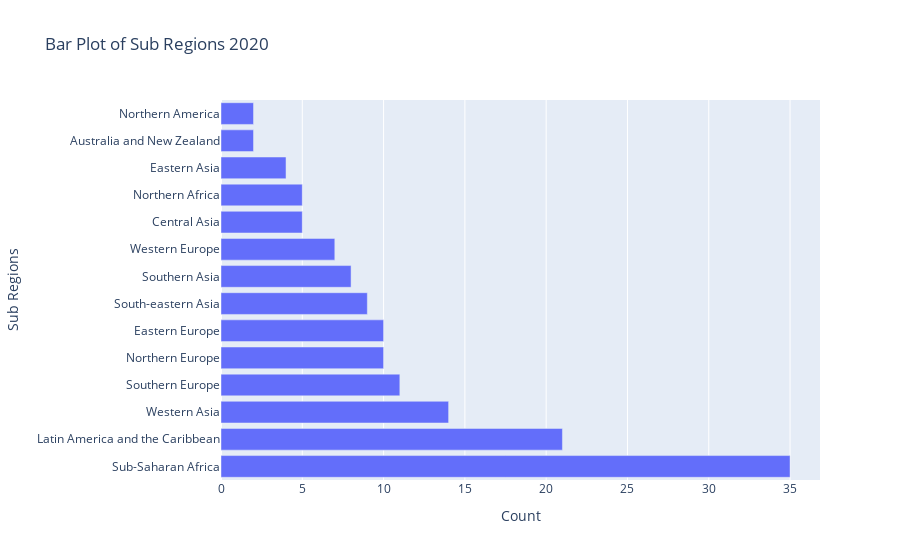

Notebook code for this chart:
### Code cell
# Calculate the value counts for each sub-region
subregion_counts = Report_2020['Sub-region'].value_counts()
# Create a horizontal bar trace
bar_trace = go.Bar(
    x=subregion_counts,
    y=subregion_counts.index,
    orientation='h')
# Create a layout
layout = go.Layout(
    title='Bar Plot of Sub Regions 2020',
    xaxis=dict(title='Count'),
    yaxis=dict(title='Sub Regions'),)

# Create a Figure object
figure = go.Figure(data=[bar_trace], layout=layout)

# Display the horizontal bar plot
figure.show()

### Figure 1 — Plotly figure (JSON) as saved in the notebook; plotly's stock layout.template omitted (floating-point values rounded to 4 significant figures)
{"data": [{"orientation": "h", "type": "bar", "x": [35, 21, 14, 11, 10, 10, 9, 8, 7, 5, 5, 4, 2, 2], "y": ["Sub-Saharan Africa", "Latin America and the Caribbean", "Western Asia", "Southern Europe", "Northern Europe", "Eastern Europe", "South-eastern Asia", "Southern Asia", "Western Europe", "Central Asia", "Northern Africa", "Eastern Asia", "Australia and New Zealand", "Northern America"]}], "layout": {"title": {"text": "Bar Plot of Sub Regions 2020"}, "xaxis": {"title": {"text": "Count"}}, "yaxis": {"title": {"text": "Sub Regions"}}}}
